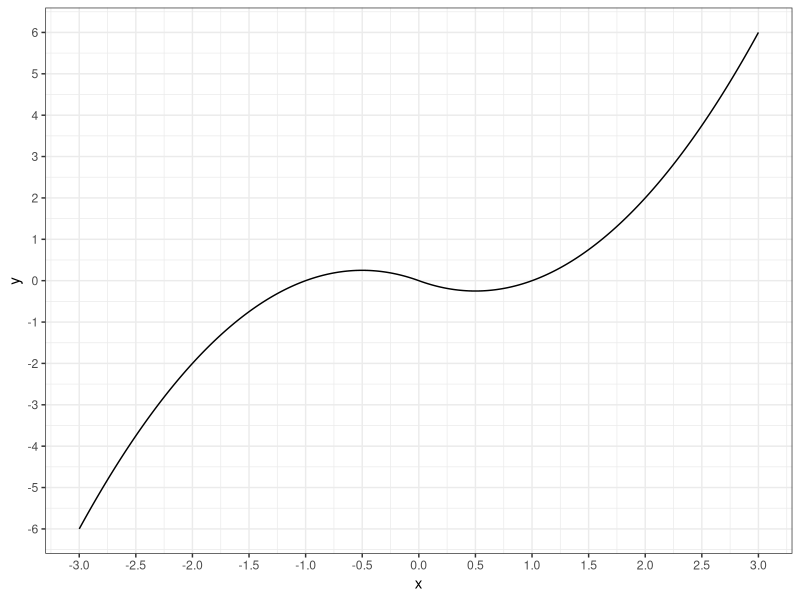

The R script that drew this image:
## ---- chunk 1
knitr::opts_chunk$set(echo = TRUE, 
                      comment = NA, 
                      warning = FALSE, 
                      message = FALSE, 
                      fig.pos = 'H', 
                      fig.align = 'center')
options(xtable.comment = FALSE, 
        xtable.table.placement = 'H')
## ---- chunk 2
library(ggplot2)
theme_set(theme_bw())

x <- seq(-3, 3, .01)
y <- dplyr::if_else(x >= 0, x ** 2 - x, -x ** 2 - x)

ggplot() + 
  geom_line(aes(x = x, y = y)) + 
  scale_x_continuous(breaks = seq(-3, 3, .5)) + 
  scale_y_continuous(breaks = seq(-6, 6))
